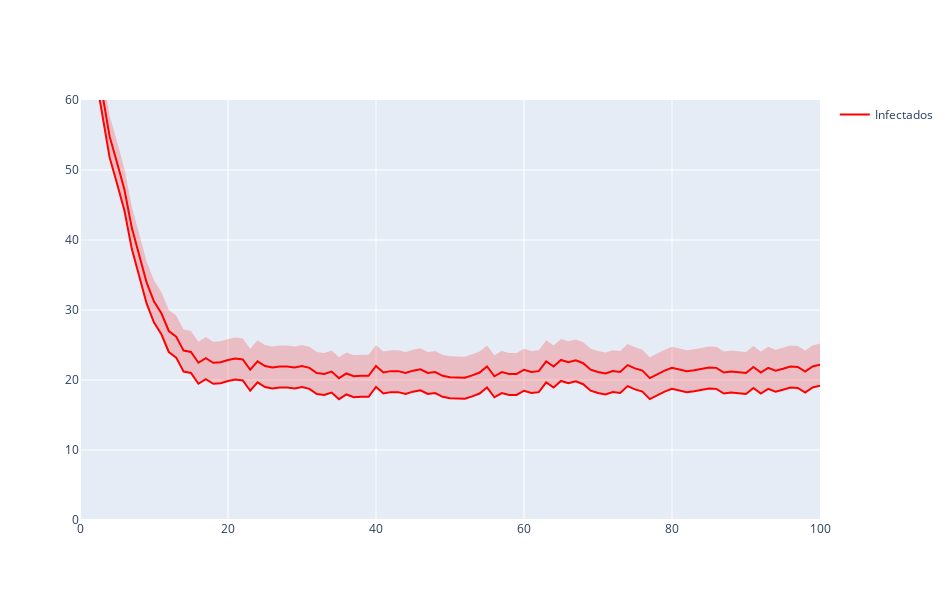

Notebook code for this chart:
### Code cell
fig = go.Figure()
fig.update_layout(height=600, width=950, yaxis = dict(range = [0,60]))
fig.add_trace(go.Scatter(x = X_r.tempos, y = X_r.S_mean - 3, marker = dict(color = 'red'), name = 'Suscetíveis', legendgroup = 'Suscetiveis', showlegend = False))
fig.add_trace(go.Scatter(x = X_r.tempos, y = X_r.S_mean + 3, marker = dict(color = 'red'), name = 'Quarentenados', legendgroup = 'Quarentenados', showlegend = False, fill = 'tonexty', line = dict(width = 0), fillcolor = 'rgba(255,0,0,0.2)'))
fig.add_trace(go.Scatter(x = X_r.tempos, y = X_r.S_mean, marker = dict(color = 'red'), name = 'Infectados', legendgroup = 'Infectados', showlegend = True))
